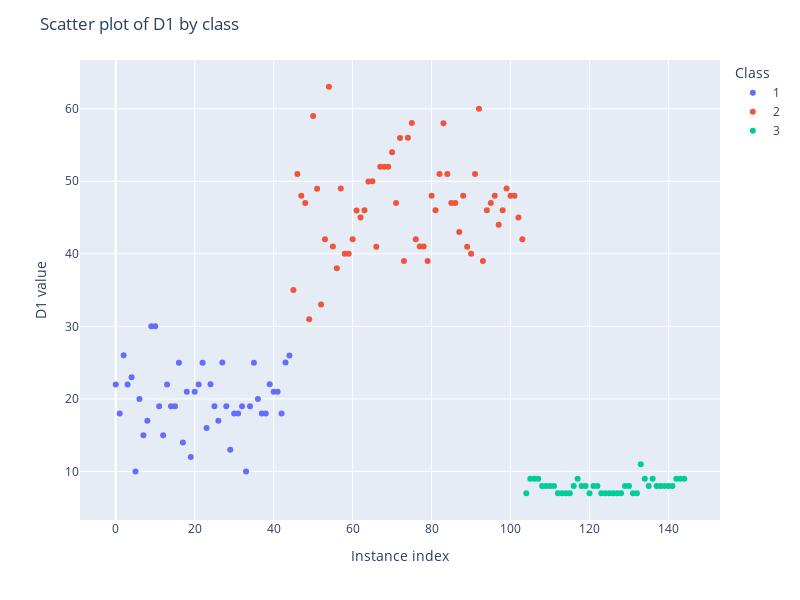

The cell this chart's notebook holds for it:
### Markdown cell above
This scatter plot visualizes the molecular descriptor **D1**, categorized by molecular classes. In this visualization, the color bar representation is used to distinguish the classes. However, since the "Class" attribute contains only three discrete values (1, 2, and 3), representing them with a continuous color bar is not meaningful.

- Treating categorical variables as discrete categories ensures consistency in data visualization best practices.
- Converting the "Class" attribute to string format avoids the automatic generation of a continuous color scale and presents the data more accurately.

### Code cell
import plotly.express as px

# Create the scatter plot with Plotly
fig = px.scatter(
    moldesc_df,
    x=moldesc_df.index,        # Use the DataFrame index as the x-axis
    y="D1",                    # "D1" as the y-axis
    color=moldesc_df['Class'].astype(str),  # Convert "Class" to string to avoid a color bar
    hover_data=['Class']       # Display the class information on hover
)

# Update the layout of the plot
fig.update_layout(
    height=600,
    width=800,
    title_text='Scatter plot of D1 by class',
    xaxis_title='Instance index',
    yaxis_title='D1 value',
    legend_title_text='Class'  # Update legend title
)

# Show the plot
fig.show()

### Figure 1 — Plotly figure (JSON) as saved in the notebook; plotly's stock layout.template omitted (floating-point values rounded to 4 significant figures)
{"data": [{"customdata": [[1], [1], [1], [1], [1], [1], [1], [1], [1], [1], [1], [1], [1], [1], [1], [1], [1], [1], [1], [1], [1], [1], [1], [1], [1], [1], [1], [1], [1], [1], [1], [1], [1], [1], [1], [1], [1], [1], [1], [1], [1], [1], [1], [1], [1]], "hovertemplate": "color=1<br>index=%{x}<br>D1=%{y}<br>Class=%{customdata[0]}<extra></extra>", "legendgroup": "1", "marker": {"color": "#636efa", "symbol": "circle"}, "mode": "markers", "name": "1", "orientation": "v", "showlegend": true, "type": "scatter", "x": [0, 1, 2, 3, 4, 5, 6, 7, 8, 9, 10, 11, 12, 13, 14, 15, 16, 17, 18, 19, 20, 21, 22, 23, 24, 25, 26, 27, 28, 29, 30, 31, 32, 33, 34, 35, 36, 37, 38, 39, 40, 41, 42, 43, 44], "xaxis": "x", "y": [22.0, 18.0, 26.0, 22.0, 23.0, 10.0, 20.0, 15.0, 17.0, 30.0, 30.01, 19.0, 15.0, 22.0, 19.0, 19.0, 25.0, 14.0, 21.0, 12.0, 21.0, 22.0, 25.0, 16.0, 22.0, 19.0, 17.0, 25.01, 19.0, 13.0, 18.0, 18.0, 19.0, 10.0, 19.0, 25.0, 20.0, 18.0, 18.0, 22.0, 21.0, 21.0, 18.0, 25.01, 25.99], "yaxis": "y"}, {"customdata": [[2], [2], [2], [2], [2], [2], [2], [2], [2], [2], [2], [2], [2], [2], [2], [2], [2], [2], [2], [2], [2], [2], [2], [2], [2], [2], [2], [2], [2], [2], [2], [2], [2], [2], [2], [2], [2], [2], [2], [2], [2], [2], [2], [2], [2], [2], [2], [2], [2], [2], [2], [2], [2], [2], [2], [2], [2], [2], [2]], "hovertemplate": "color=2<br>index=%{x}<br>D1=%{y}<br>Class=%{customdata[0]}<extra></extra>", "legendgroup": "2", "marker": {"color": "#EF553B", "symbol": "circle"}, "mode": "markers", "name": "2", "orientation": "v", "showlegend": true, "type": "scatter", "x": [45, 46, 47, 48, 49, 50, 51, 52, 53, 54, 55, 56, 57, 58, 59, 60, 61, 62, 63, 64, 65, 66, 67, 68, 69, 70, 71, 72, 73, 74, 75, 76, 77, 78, 79, 80, 81, 82, 83, 84, 85, 86, 87, 88, 89, 90, 91, 92, 93, 94, 95, 96, 97, 98, 99, 100, 101, 102, 103], "xaxis": "x", "y": [35.0, 51.01, 47.99, 46.99, 30.99, 59.01, 48.98, 33.01, 42.01, 63.03, 41.0, 37.99, 48.99, 40.02, 40.01, 42.02, 45.98, 45.0, 45.99, 49.98, 50.01, 40.99, 51.99, 52.01, 52.02, 54.01, 46.99, 55.98, 39.0, 55.99, 58.02, 41.99, 41.02, 41.0, 39.01, 48.02, 46.0, 51.01, 58.01, 51.0, 47.02, 47.01, 43.01, 48.0, 40.99, 40.01, 51.02, 60.0, 39.01, 46.01, 46.99, 48.01, 44.01, 46.0, 49.01, 47.99, 48.01, 45.0, 42.0], "yaxis": "y"}, {"customdata": [[3], [3], [3], [3], [3], [3], [3], [3], [3], [3], [3], [3], [3], [3], [3], [3], [3], [3], [3], [3], [3], [3], [3], [3], [3], [3], [3], [3], [3], [3], [3], [3], [3], [3], [3], [3], [3], [3], [3], [3], [3]], "hovertemplate": "color=3<br>index=%{x}<br>D1=%{y}<br>Class=%{customdata[0]}<extra></extra>", "legendgroup": "3", "marker": {"color": "#00cc96", "symbol": "circle"}, "mode": "markers", "name": "3", "orientation": "v", "showlegend": true, "type": "scatter", "x": [104, 105, 106, 107, 108, 109, 110, 111, 112, 113, 114, 115, 116, 117, 118, 119, 120, 121, 122, 123, 124, 125, 126, 127, 128, 129, 130, 131, 132, 133, 134, 135, 136, 137, 138, 139, 140, 141, 142, 143, 144], "xaxis": "x", "y": [6.999, 9.002, 9, 9.001, 8.001, 7.999, 8.0, 8.0, 6.999, 7.0, 6.999, 6.999, 8.001, 8.999, 7.999, 8.001, 7.001, 8.0, 8.002, 7.0, 7.001, 6.999, 7, 7.001, 7.0, 8.0, 7.998, 7.0, 7.0, 11.0, 9.001, 8.002, 8.999, 8.0, 7.999, 7.999, 7.998, 7.999, 8.999, 9.001, 9.002], "yaxis": "y"}], "layout": {"height": 600, "legend": {"title": {"text": "Class"}, "tracegroupgap": 0}, "margin": {"t": 60}, "title": {"text": "Scatter plot of D1 by class"}, "width": 800, "xaxis": {"anchor": "y", "autorange": true, "domain": [0, 1], "range": [-9.055, 153.1], "title": {"text": "Instance index"}, "type": "linear"}, "yaxis": {"anchor": "x", "autorange": true, "domain": [0, 1], "range": [3.312, 66.71], "title": {"text": "D1 value"}, "type": "linear"}}}
